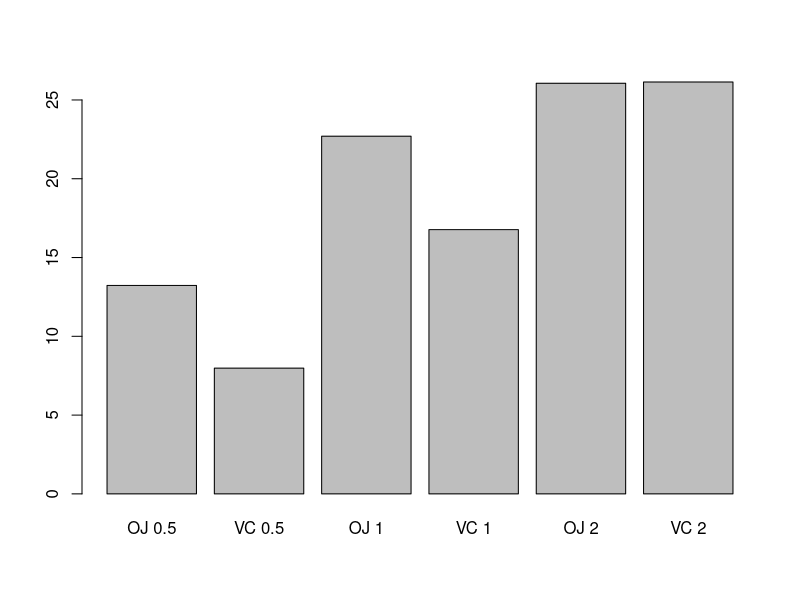
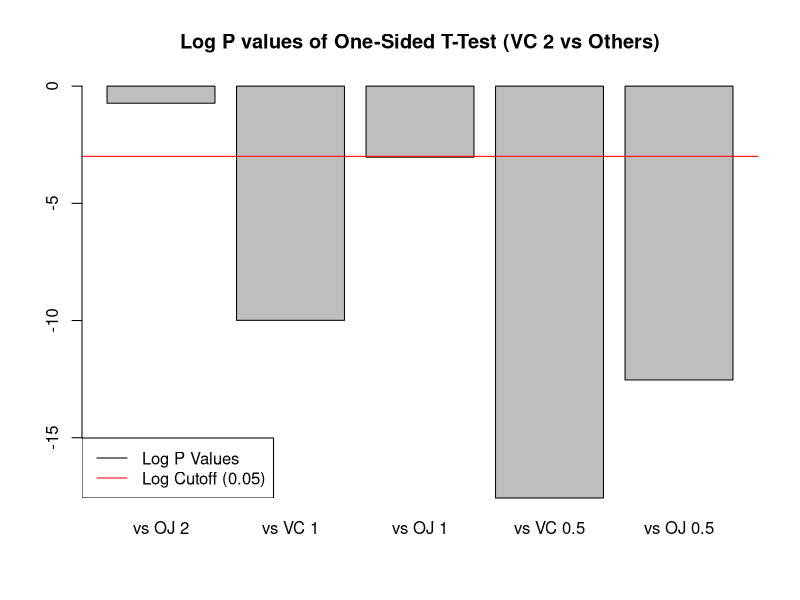

Reproduce these figures in R, in order.
## ---- chunk 1
knitr::opts_chunk$set(echo = TRUE)
## ---- chunk 2
head(ToothGrowth)
## ---- chunk 3

group_extract <- function(supp_str, dose) {
    return(ToothGrowth$len[(ToothGrowth$supp == supp_str) & (ToothGrowth$dose == dose)])
}
    
# Dosage: 0.5
OJ_0.5 <- group_extract('OJ', 0.5)
mean_OJ_0.5 <- mean(OJ_0.5)
VC_0.5 <- group_extract('VC', 0.5)
mean_VC_0.5 <- mean(VC_0.5)

# Dosage: 1
OJ_1 <- group_extract('OJ', 1)
mean_OJ_1 <- mean(OJ_1)
VC_1 <- group_extract('VC', 1)
mean_VC_1 <- mean(VC_1)
                  
# Dosage: 2
OJ_2 <- group_extract('OJ', 2)
mean_OJ_2 <- mean(OJ_2)
VC_2 <- group_extract('VC', 2)
mean_VC_2 <- mean(VC_2)

means <- c(mean_OJ_0.5, mean_VC_0.5, mean_OJ_1, mean_VC_1, mean_OJ_2, mean_VC_2)
names(means) <- c('OJ 0.5', 'VC 0.5', 'OJ 1', 'VC 1', 'OJ 2', 'VC 2')

# Plot

barplot(means)
## ---- chunk 4
var_VC_2 <- var(VC_2)
var_OJ_2 <- var(OJ_2)
var_VC_1 <- var(VC_1)
var_OJ_1 <- var(OJ_1)
var_VC_0.5 <- var(VC_0.5)
var_OJ_0.5 <- var(OJ_0.5)

n_VC_2 <- length(VC_2)
n_OJ_2 <- length(OJ_2)
n_VC_1 <- length(VC_1)
n_OJ_1 <- length(OJ_1)
n_VC_0.5 <- length(VC_0.5)
n_OJ_0.5 <- length(OJ_0.5)

## ---- chunk 5

pvals <- c(t.test(VC_2, OJ_2, alternative = 'greater', conf.level = 0.95)$p.value,
           t.test(VC_2, VC_1, alternative = 'greater', conf.level = 0.95)$p.value,
           t.test(VC_2, OJ_1, alternative = 'greater', conf.level = 0.95)$p.value,
           t.test(VC_2, VC_0.5, alternative = 'greater', conf.level = 0.95)$p.value,
           t.test(VC_2, OJ_0.5, alternative = 'greater', conf.level = 0.95)$p.value)

names(pvals) <- c('vs OJ 2', 'vs VC 1', 'vs OJ 1', 'vs VC 0.5', 'vs OJ 0.5')

barplot(log(pvals), main = 'Log P values of One-Sided T-Test (VC 2 vs Others)')
abline(h = log(0.05), col = 'red')
legend('bottomleft', c('Log P Values', 'Log Cutoff (0.05)'), col = c('black', 'red'), lty = c(1, 1))

## ---- chunk 6
group_0.5 <- c(OJ_0.5, VC_0.5)

group_1 <- c(OJ_1, VC_1)

group_2 <- c(OJ_2, VC_2)

pvals_dose <- c(t.test(group_2, group_1, alternative = 'greater', conf.level = 0.95)$p.value,
                t.test(group_2, group_0.5, alternative = 'greater', conf.level = 0.95)$p.value)

names(pvals_dose) <- c('> 1 mg/day', '> 0.5 mg/day')

print(pvals_dose)
## ---- chunk 7
group_OJ <- c(OJ_2, OJ_1, OJ_0.5)
group_VC <- c(VC_2, VC_1, VC_0.5)

t.test(group_OJ, group_VC, alternative = 'greater', conf.level = 0.95)$p.value
